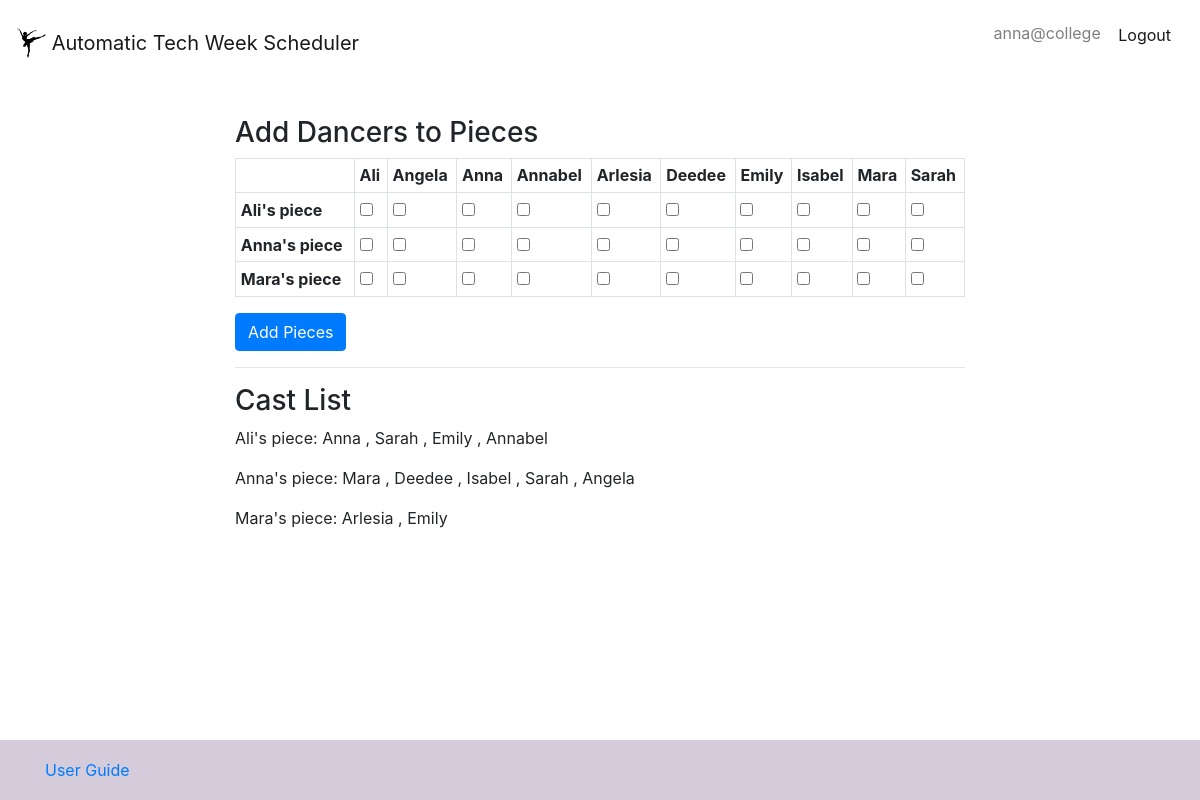
Page /add_pieces (signed in) on the committed database.
### user_manager.py (models this page shows)
class _Dancer(_Base):
  __tablename__ = 'dancers'
  id = Column(Integer, primary_key=True)
  username = Column(String)
  firstname = Column(String)
  lastname = Column(String)
  availability = Column(String)
  password = Column(String)
  nonharvard = Column(Boolean)
  choreographer = Column(Boolean)
  dancers = Column(String)

### views.py (the view, shortened to what this page needs)
@app.route("/add_pieces", methods=['GET', 'POST'])
def add_pieces():
  user_id = fk.request.cookies.get('user_id')
  db_list = um.get_user_data_list()
  return fk.render_template('add_pieces.html', cast_list = um.get_castlist(),
    choreographer_list = um.get_choreographers(db_list), dancer_list = db_list, user_name=user_id)

### user_manager.py (called while the page is built)
def search_user(username):
  s = _session()
  try:
    user = s.query(_Dancer).filter_by(username=username).one()
  except:
    return False
  else:
    return user

def get_user_data_list():
  class Dummy:
    def __init__(self, username, firstname, lastname, nonharvard, choreographer, dancers, availability):
      self.username = username
      self.firstname = firstname
      self.lastname = lastname
      self.nonharvard = nonharvard
      self.choreographer = choreographer
      self.dancers = dancers
      self.availability = availability
  s = _session()
  q = s.query(_Dancer)
  db_list = []
  for u in q:
    if u.username != 'harvardballetcompany@gmail.com':
      db_list.append(Dummy(u.username, u.firstname, u.lastname, u.nonharvard, u.choreographer, u.dancers, u.availability))
  return sorted(db_list, key = lambda x: x.firstname)

def get_choreographers(db_list):
  return [x for x in db_list if x.choreographer]

def get_castlist():
  choreographers = get_choreographers(get_user_data_list())
  castlist = {}
  for x in choreographers:
    performers = []
    for p in x.dancers.split(', '):
        performers.append(search_user(p))
    castlist[(x.firstname, x.lastname)] = performers
  return castlist

### templates/add_pieces.html (shortened to what this page needs)
{% extends "base.html" %}
{% block content %}
<h3>Add Dancers to Pieces</h3>
  <form action="/add_pieces", method="post">
  <table class="table table-bordered table-sm">
    <tr>
      <th>&nbsp;</th>
      {% for d in dancer_list %}
      <th scope="col">{{d.firstname}}</th>
      {% endfor %}
    </tr>
    {% for c in choreographer_list %}
      <tr>
        <th scope="row">{{c.firstname}}'s piece</th>
        {% for d in dancer_list %}
        <td>
          <input type="checkbox" name = '{{c.username}},{{d.username}}' value="checked">
        </td>
        {% endfor %}
      </tr>
    {% endfor %}
  </table>
  <input class="btn btn-primary" type="submit" value="Add Pieces">
</form>
<hr>
<h3>Cast List</h3>
{% for c in cast_list %}
  <p>{{c[0]}}'s piece:
    {{cast_list[c][0].firstname}}
    {% for d in cast_list[c][1:]: %}
    , {{d.firstname}}
    {% endfor %}
  </p>
{% endfor %}
{% endblock %}

### templates/base.html (shortened to what this page needs)
<!DOCTYPE html>
<html lang="en">
  <head>
    {% block head %}
    <link href="/static/css/bootstrap.min.css" rel="stylesheet">
    <link href="../static/custom_style.css" rel="stylesheet">
    {% endblock %}
  </head>
  <body>
    <nav class="navbar navbar-light bg-faded navbar-custom">
      <a class="navbar-brand" href="/index">
        <img src="../static/images/ballet.jpg" width="30" height="30" class="d-inline-block align-top" alt="">
        Automatic Tech Week Scheduler
      </a>
      <div class = "nav navbar-nav navbar-right">
        <p class="navbar-text">{{user_name}}
        <a href="/logout" class="btn btn-default navbar-btn"" role="button">Logout</a>
        </p>
      </div>
    </nav>
    <div class="container">
        <div class="row">
          <div class="col-sm-8 col-center">
            {% block content %}{% endblock %}
          </div>
        </div>
    </div>
    <footer class="footer">
      <div class="container">
        <span class="text-muted">
          <a href="/userguide">User Guide</a>
        </span>
      </div>
    </footer>
  </body>
</html>

### static/custom_style.css (style rules this page uses)
html { position: relative; min-height: 100%; }
body { margin-bottom: 60px; }
.col-center { float: none; margin-right: auto; margin-left: auto; }
.footer { position: absolute; bottom: 0; width: 100%; height: 60px; line-height: 60px; background-color: rgb(212, 203, 219); }
.navbar-custom { margin-bottom: 30px; }

### rows in the picture
_Dancer: username "anna@college", firstname "Anna"
_Dancer: firstname "Ali"
_Dancer: firstname "Angela"
_Dancer: firstname "Annabel"
_Dancer: firstname "Arlesia"
_Dancer: firstname "Deedee"
_Dancer: firstname "Emily"
_Dancer: firstname "Isabel"
_Dancer: firstname "Mara"
_Dancer: firstname "Sarah"
